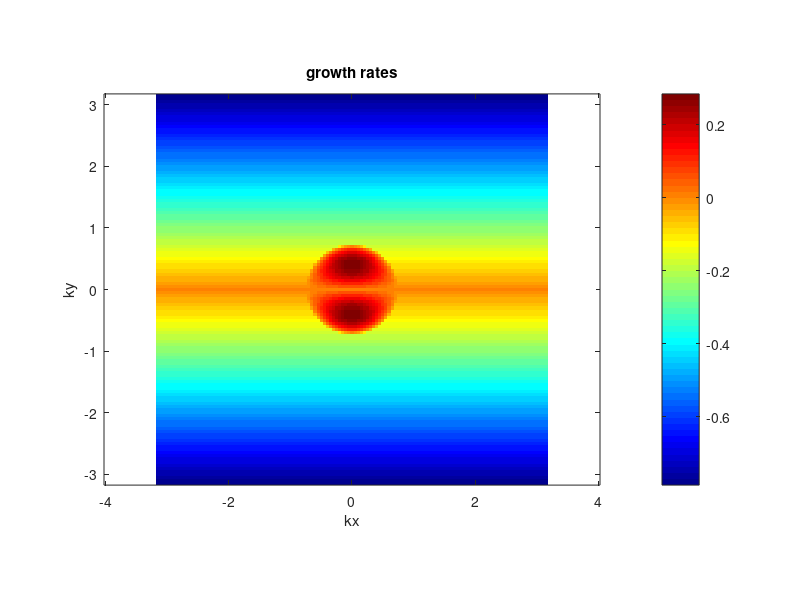
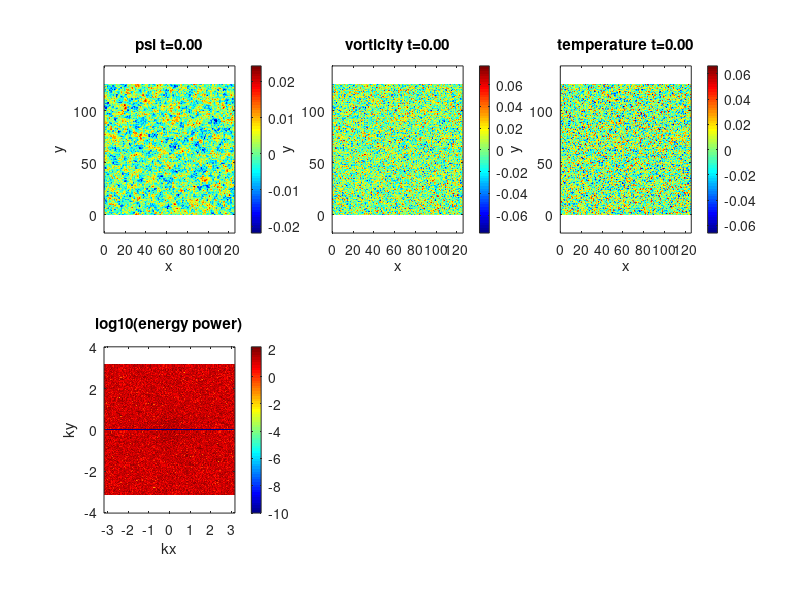

The MATLAB script that drew these images, in order: (Note: this script raises an error after producing the figures.)
function spectral_DS2d
%%%%%%%%%%%%%%%%%%%%%%%%%%%%%%%%%%%%%%%%%%%%%%%%%%%%%%%%%%%%%%%%%%%%%%%%%%%%%%%%%
% 2-field ITG model of the Dimits shift. From Ottaviani et. al. 1997            %
% with parallel dynamics neglected.                                             %
%                                                                               %
% Based off an MIT code originally made by Jean-Christophe Nave.                %
%                                                                               %
% Laplacian(psi) = w                                                            %
% u = psi_y                                                                     %
% v =-psi_x                                                                     %
%%%%%%%%%%%%%%%%%%%%%%%%%%%%%%%%%%%%%%%%%%%%%%%%%%%%%%%%%%%%%%%%%%%%%%%%%%%%%%%%%
clear all;
mkdir('newCode_tau1'); cd('newCode_tau1');
mkdir('plots');
delete('log.txt');

%CBC
RLn = 2.2;
rR = 0.18;
q = 1.4;
shat = 0.8;
ep = 2*rR;
Lna = 1/(RLn*ep);
LB = 2*(1-shat)*Lna;
Ld = 0.25;
eta=3.114;
scale=1;            % quick scale of the linear terms
mu=0;
nu=0e-4;
neo=true;

%LT=3.0; %scale*sqrt(2/pi);               % inverse temperature gradient scale
%ep=scale*0.3;            % inverse aspect ratio
%Ld=0.3;
h=1;                % hyperviscosity factor
hz=1;                % hyperviscosity factor
tau=1;          % ion temperature
hm=1;
%eta=LT;
LX=2*pi*20;      % X scale
LY=2*pi*20;      % Y scale
NX_real=128;     % resolution in x
NY_real=128;     % resolution in y
dt=1e-4;        % time step. Should start small as CFL updated can pick up the pace
max_dt=1e-2;    % Max time step after CFL adjustment
zonal=true;     % include zonal flow physics
TF=75000.0;   % final time
iF=1500000;  % final iteration, whichever occurs first
i_report=500;
TSCREEN=2000; % sreen update interval time (NOTE: plotting is usually slow)
initial_condition='random w';   %'simple vortices' 'vortices' 'random' or 'random w' 
AB_order=3; % Adams Bashforth order 1,2,3, or 4 (3 more accurate, 2 possibly more stable)
linear_term='exact'; % CN, BE, FE, or exact
simulation_type='NL'; % NL, QL, or L (nonlinear, quasilinear and linear respectively)
padding = true; % 3/2 padding, otherwise 2/3 truncation. Probably should always be true
save_plots = true; % save plots to file
cfl_cadence=5;
safety=0.3;
iRST=20000;
diagnostics=false;
pade=false;


rng('shuffle');
s=rng;

% print log file.
diary('log.txt') 
diary on;

fig1=figure(1);
set(fig1,'Position',[0, 0, 1200, 900]);

fig2=figure(2);



% ensure parameters get printed  to log.
%fprintf('mu: %.05e  nu:%.05e lT:%.05e lW:%.05e \n',mu,nu,landau_T,landau_n);
%fprintf('muh:%.05e L_T:%.05e ep:%.05e tau:%.05e\n',muh, LT,ep,tau);
%fprintf('nuz:%.05e\n',nuz);
%fprintf('LX:%.02f LY:%.02f NX:%d NY:%d\n',LX, LY, NX_real, NY_real);
%fprintf('h:%d hz:%d scale:%d Tf:%.01f iF:%d\n',h, hz, scale, TF, iF);
%fprintf('Nonlinear:%s padding:%d zonal_flows:%d\n',simulation_type, padding,zonal);
%fprintf('random seed:%d AB order:%d CFL step:%d\n',s.Seed, AB_order, cfl_cadence);

energyFile=0; 
if(strcmp(initial_condition,'restart'))
  energyFile = fopen('energy.dat','a');
else
  energyFile = fopen('energy.dat','w');
end

fprintf(energyFile,'## [1]time   [2]energy [3]enstrophy [4]ZF en [5]DW en [6]flux\n');

NX=NX_real;
NY=NY_real;
if(padding)
  NX=3*NX/2;
  NY=3*NY/2;
end

dx=LX/NX;
dy=LY/NY;
dkx=2*pi/LX;
dky=2*pi/LY;
LXnum=0:dx:LX;
LYnum=0:dy:LY;

minkx= -(NX_real/2 - 1)*dkx;
maxkx=  (NX_real/2 - 1)*dkx;
minky= -(NY_real/2 - 1)*dky;
maxky=  (NY_real/2 - 1)*dky;
kxnum= minkx:dkx:maxkx;
kynum= minky:dky:maxky;

I=sqrt(-1);

kx=dkx*ones(1,NY)'*(mod((1:NX)-ceil(NX/2+1),NX)-floor(NX/2));% matrix of wavenumbers in x direction 
ky=dky*(mod((1:NY)'-ceil(NY/2+1),NY)-floor(NY/2))*ones(1,NX);% matrix of wavenumbers in y direction 

% Cutting of frequencies using the 2/3 rule. 
% Discard asymmetric N/2 term. Otherwise reality is not enforced.
dealias=abs(kx/dkx) <1/3*NX & abs(ky/dky) <1/3*NY;


zonal_part = zeros(NY,NX);
fluct_part = ones(NY,NX);

% No damping on zonal modes. Modified Poisson equation (proper adiabatic electron response)
if(zonal)
  zonal_part(1,:) = zonal_part(1,:) + ones(1,NX);
  fluct_part = fluct_part - zonal_part;   
end


ksquare=kx.^2+ky.^2; 
ksquare(1,1) = 1;% Laplacian in Fourier space
b = tau.*ksquare;


G0 = 1.0./(1.0 + b);
G1 = 1.0./(1.0 + 0.5*b);
G2 = - 0.5* b ./ (1 + 0.5*b).^2;
if(~pade)
  G0 = exp(-b).*besseli(0,b);
  G1 = sqrt(G0);
  G2 = 0.5*b.*exp(-b).*(besseli(1,b)-besseli(0,b))./G1;
end

ksquare_poisson = (fluct_part + (1-G0)/tau);
if(tau == 0)
  ksquare_poisson = fluct_part + ksquare;
else
ksquare_poisson(1,1)=1;  % fixed Laplacian in Fourier space for Poisson's equation


if(neo)
  ksqbanana = b*q^2/rR^2;
  Gtr = 0.915966./sqrt(pi*ep*ksqbanana);
  Gtrp = 2*Gtr/pi;
  Gp = 1.0./(2*ep*sqrt(2*pi*ksqbanana));
  Gpp = 2*Gp/pi;
  ichi = 1.0./(1.83.*ep^1.5.*ksqbanana) + (1 + sqrt(8*ep)/pi.*Gtrp + (1-sqrt(8*ep)/pi).*Gpp)./(1.0+b) ...
      + sqrt(0.5*pi^3.*b).*(1 + sqrt(8*ep)/pi.*Gtr + (1-sqrt(8*ep)/pi).*Gp).*b./(1+b);
  chi=1.0./ichi;

  ksquare_poisson(1,:) =  (1-G0(1,:))/tau + chi(1,:);
  clearvars kbanan Gtr Gtrp Gp Gpp ichi chi;
end

clearvars b

%kmu = fluct_part.*(mu+muh./ksquare);             % drag force array
%ky_abs = abs(ky);                           % Landau-like damping
%ksquare_viscous=nu*(ksquare.^h);            % Viscosity array
%ksquare_viscous=nu*(ksquare.^h).*fluct_part;            % Viscosity array
%ksquare_viscous(1,:)=nuz*(ksquare(1,:).^hz);            % Viscosity array




  
end

T11 = 1;
T12 = 0;
T21 = 0;
T22 = 1;
L11 = (I.*ky.*hm./ksquare_poisson + Ld*abs(ky) + nu.*ksquare).*fluct_part;
L12 = (-I*ky.*LB).*fluct_part;
L21 = (I*ky.*eta./ksquare_poisson).*fluct_part;
L22 = (Ld*abs(ky) + nu.*ksquare).*fluct_part;


phi_n = G1./ksquare_poisson;
phi_T = G2./ksquare_poisson;
if(tau > 0)
 % T11 = (fluct_part - (G0-1)/tau)./G1;
 % T12 = -G2./G1;
 % T21 = 0;
 % T22 = 1;
  T11 = 1.0;
  T12 = 0;
  T21 = 0;
  T22 = 1.0;
  L11 = fluct_part.*(I.*ky.*hm.*(G1 + eta*G2).*phi_n - I*ky.*LB.*((2*G1 + G2).*phi_n + 2) + Ld*abs(ky) + nu.*ksquare.^h);
  L12 = fluct_part.*(I.*ky.*hm.*(G1 + eta*G2).*phi_T - I*ky.*LB.*((2*G1 + G2).*phi_T + 2)); %- Ld*abs(ky).*G2./G1;
  L21 = fluct_part.*(I.*ky.*hm.*(G2 + eta*(G1+2*G2)).*phi_n - I*ky.*LB.*((G1 + 4*G2).*phi_n + 1)); %+ Ld*abs(ky).*G2;
  L22 = fluct_part.*(I.*ky.*hm.*(G2 + eta*(G1+2*G2)).*phi_T - I*ky.*LB.*((G1 + 4*G2).*phi_T + 4) + Ld*abs(ky)+ nu.*ksquare.^h);
end

clearvars phi_n phi_t 

tDet = 1.0./(T11.*T22 - T12.*T21);
disc = sqrt((L22.*T11 - L21.*T12 - L12.*T21 + L11.*T22).^2 - 4*(L12.*L21 - L11.*L22).*(T12.*T21 - T11.*T22));
eig_un = 0.5.*tDet.*(-L22.*T11 + L21.*T12 + L12.*T21 - L11.*T22 + disc);
eig_st = 0.5.*tDet.*(-L22.*T11 + L21.*T12 + L12.*T21 - L11.*T22 - disc);

clearvars tDet disc

i=0;
k=0;
t=0.;
n_hat=0; %this is our field.
T_hat=0;
cn1=0;
cn2=0;
cn3=0;
cT1=0;
cT2=0;
cT3=0;
dt1=0;
dt2=0;
dt3=0;
u=0;
v=0;

% Define initial vorticity distribution
switch lower(initial_condition)
  case {'vortices'}
    [i,j]=meshgrid(1:NX,(1:NY));
     psi=exp(-((i*dkx-pi).^2+(j*dky-pi+pi/4).^2)/(0.2))+exp(-((i*dx-pi).^2+(j*dky-pi-pi/4).^2)/(0.2))-0.5*exp(-((i*dkx-pi-pi/4).^2+(j*dky-pi-pi/4).^2)/(0.4));
  case {'simple vortices'}
     [i,j]=meshgrid((1:NX)*(2*pi/NX),(1:NY)*(2*pi/NY));
     psi=1*sin(i).*cos(j).^2;    
  case {'random'}
     psi=1e-3*(2*rand(NX,NY) - 1);%normally 1e-3
     n_hat=ksquare.*fft2(psi);
  case {'random w'}
    w=5e-2*(2*rand(NY,NX)-1);%normally 5e-2
    n_hat=fft2(w);

      
    w = ifft2(n_hat);
    %w = w + 20*cos(15*2*pi*i);
    n_hat = fft2(w);
      
    T=5e-2*(2*rand(NY,NX)-1);%normally 5e-2
    T_hat=fft2(T);
    
    n_hat(1,:)=zeros(1,NX);
    T_hat(1,:)=zeros(1,NX);
      
    %n = ifft2(n_hat);
    %n = n + 0.2*cos(3*2*pi*i + pi);
    %n_hat = fft2(n);
      
  case {'restart'}
   readdump('restart.bin');
  case {'waves'}
    [i,j]=meshgrid((1:NX)*(2*pi/NX),(1:NY)*(2*pi/NY));
    w=20*sin(32*j) + 1e-1*cos(13*i);
    %w=2e1*sin(32*j) + 5e-2*(2*rand(NY,NX)-1);
    n_hat=fft2(w);
    % w_hat(1,:)=zeros(1,NY);
  otherwise
    disp('Unknown initial conditions !!!');
    return
end

if(padding) % ensure there's no energy in the padded region of k-space.
  n_hat=dealias.*n_hat;
  T_hat=dealias.*T_hat;
end
n_hat(1,1)=0; % Gauge condition, though not entirely necessary.
T_hat(1,1)=0;
w_hat0=n_hat; % Keep initial conditions for possible future diagnostics.

% create matrix components
calc_matrix();

if(save_plots) %plot growth rate contours
  plotGrowth();
end

while t<TF && i<iF
  psi_hat = (G1.*n_hat+ G2.*T_hat)./ksquare_poisson;  % Solve Poisson's Equation
  if(any(isnan(n_hat(:)))) % Something really bad has happened.
    fprintf('Divergence at iteration: %d\n',i);
    return;
  end
  
  if(mod(i,i_report)==0)
    fprintf('iteration: %d    dt:%.02e     t:%.03e \n',i,dt,t); 
    diary off; %flush diary
    diary on;
  end
     
  if (mod(i,iRST) == 0)
    dump('restart.bin');
  end
     
  %if(t > nextScreen && with_plotting)
    
  if (mod(i,TSCREEN)== 0) 
    plotfunc();
    nextScreen = t + TSCREEN;
  end
   
  % Compute the potential and get the velocity and gradient of vorticity
  conv_hat = 0;
    
  switch upper(simulation_type)
    case {'NL'} %full non-linear
      uhat = -I*ky.*G1.*psi_hat;
      vhat =  I*kx.*G1.*psi_hat;
      n_xhat = I*kx.*n_hat;
      n_yhat = I*ky.*n_hat;
      T_xhat = I*kx.*T_hat;
      T_yhat = I*ky.*T_hat;
            
            
      % dealiasing here truncates if not padded, other it has no effect
      u  =real(ifft2(dealias.*uhat));      % Compute  y derivative of stream function ==> u
      v  =real(ifft2(dealias.*vhat));      % Compute -x derivative of stream function ==> v
      n_x=real(ifft2(dealias.*n_xhat));      % Compute  x derivative of vorticity
      n_y=real(ifft2(dealias.*n_yhat));
      T_x=real(ifft2(dealias.*T_xhat));
      T_y=real(ifft2(dealias.*T_yhat));
      conv_n     = (u.*n_x + v.*n_y);         % evaluate the convective derivative (u,v).grad(w)   
      conv_T     = (u.*T_x + v.*T_y);         % evaluate the convective derivative (u,v).grad(w) 
            
      if(tau > 0 )
        u2hat = -I*ky.*G2.*psi_hat;
        v2hat =  I*kx.*G2.*psi_hat;          
        u2=real(ifft2(dealias.*u2hat)); 
        v2=real(ifft2(dealias.*v2hat));
        conv_n2 = (u2.*T_x + v2.*T_y);
        conv_T2 = (u2.*n_x + v2.*n_y) + 2*(u2.*T_x + v2.*T_y);
        conv_n = conv_n + conv_n2;
        conv_T = conv_T + conv_T2;
      end
            
      conv_n_hat = fft2(conv_n);              % go back to Fourier space
      conv_T_hat = fft2(conv_T);              % go back to Fourier space
 
    case {'QL'} %quasi-linear
      %for zonal part
      uphat = -ky.*fluct_part.*psi_hat;
      vphat =  kx.*fluct_part.*psi_hat;
        
      %for fluctuation part
      U_hat = kx.*zonal_part.*psi_hat;
      U_xxhat = (kx.^2).*U_hat;
      w_yhat = ky.*fluct_part.*n_hat;       
        
      % dealiasing here truncates if not padded, other it has no effect
      u_f  =real(ifft2(dealias.*uphat));      % Compute  y derivative of stream function ==> u
      v_f  =real(ifft2(dealias.*vphat));      % Compute -x derivative of stream function ==> v
      U    =real(ifft2(dealias.*U_hat));      % Compute zonal velocity
      U_xx =real(ifft2(dealias.*U_xxhat));      % Compute zonal velocity
      n_y  =real(ifft2(dealias.*w_yhat));
      conv_fluct = U.*n_y + u_f.*U_xx;         % evaluate the convective derivative (u,v).grad(w)   
      conv_zonal = u_f.*v_f;         % evaluate the convective derivative (u,v).grad(w)       
      conv_fluct_hat = fft2(conv_fluct);               % go back to Fourier space
      conv_zonal_hat = fft2(conv_zonal);
      conv_hat = fluct_part.*conv_fluct_hat + (kx.^2).*zonal_part.*conv_zonal_hat;
    case {'L'}%full linear 
            %do nothing
    otherwise
      disp('Unknown simulation type.');
      return
  end    
   
  if(padding)
    conv_n_hat = dealias.*conv_n_hat;
    conv_T_hat = dealias.*conv_T_hat;
  end
    
  if(mod(i+1,cfl_cadence)==0) % compute new timestep from CFL condition.
    abs_u=abs(u);
    abs_v=abs(v);
    maxV= max(abs_u(:))/dx + max(abs_v(:))/dy;
    new_dt=0;
    if(maxV>0)
      new_dt=1/maxV;
    else
      new_dt=inf;
    end
    new_dt_corr=min(max(0.5*dt,min(safety*new_dt,1.1*dt)),max_dt);
    if(dt ~= new_dt_corr)
      dt=new_dt_corr;
      % create matrix components
      calc_matrix()
    end
  end
    
  AB1=1.0; AB2=0; AB3=0; AB4=0;
  
  if (i < 1 || AB_order == 1) %F orward-Euler to generate history. Should run a small time-step at first. 
  elseif (i < 2 || AB_order == 2)
    w1=dt1/dt;
    AB1=(1.0 + 0.5*w1);
    AB2=0.5*w1;
  elseif (i < 3 || AB_order == 3)
    w1=dt1/dt;
    w2=dt2/dt;
    AB1=(2.0 + 3.0*w2 + 6.0*w1*(1+w1+w2))/(6.0*w1*(w1+w2));
    AB2=(2.0 + 3.0*w1 + 3.0*w2)/(6.0*w1*w2);
    AB3=(2.0 + 3.0*w1)/(6.0*w2*(w1+w2));
  elseif (i < 4 || AB_order == 4)
    w1=dt1/dt;
    w2=dt2/dt;
    w3=dt3/dt;
    AB1=(3.0 + 8.0*w2 + 4.0*w3 + 6.0*(2*w1^3 + w2*(w2+w3) +2.0*w1*(1.0+w2)*(1.0+w2+w3) + w1^2*(3.0 + 4.0*w2+2*w3)));
    AB1=AB1/(12.0*w1*(w1+w2)*(w1+w2+w3));
    AB2=(3.0 + 6.0*(w1+w2)*(w1+w2+w3) + 4.0*(2.0*(w1+w2)+w3))/(12.0*w1*w2*(w2+w3));
    AB3=(3.0 + 6.0*w1*(w1+w2+w3)+4.0*(2.0*w1 + w2+w3))/(12.0*w2*(w1+w2)*w3);
    AB4=(3.0 + 6.0*w1*(w1+w2)+4.0*(2.0*w1 + w2))/(12.0*w3*(w2+w3)*(w1+w2+w3));
  end
  
    
    
  switch upper(linear_term) %deprecated for now
    case {'CN'} %crank nicolson
     %       L1=(1 + 0.5*dt*lin_growth)./(1 - 0.5*dt*lin_growth);
     %       L2=dt./(1 - 0.5*dt*lin_growth);    
    case {'BE'} %backward euler
     %       L1=1.0./(1 - dt*lin_growth);
     %       L2=dt./(1 - dt*lin_growth);    
    case {'EXACT'}%exact
     %       L1=exp(dt*lin_growth);
     %       L2=dt*L1;   
     %       %conv_hat = exp(-t*lin_growth).*conv_hat;
     %       B=B.*exp((dt1)*lin_growth);
     %       C=C.*exp((dt1+dt2)*lin_growth);
     %       D=D.*exp((dt1+dt2+dt3)*lin_growth);
    otherwise
      disp('Unknown linear handling type.');
      return;
  end
    
  Qn = C11.*n_hat + C12.*T_hat - dt*(AB1*conv_n_hat - AB2*cn1 + AB3*cn2 - AB4*cn3);
  QT = C21.*n_hat + C22.*T_hat - dt*(AB1*conv_T_hat - AB2*cT1 + AB3*cT2 - AB4*cT3);
    

  % Compute Solution at the next step
  % Implicitly solve the linear term with 2nd order Cracnk-Nicholson
  w_hat_new = B11.*Qn + B12.*QT;
  n_hat_new = B21.*Qn + B22.*QT;
  
  t=t+dt;
  i=i+1;
        
  cn3=cn2;
  cn2=cn1;
  cn1=conv_n_hat;

  cT3=cT2;
  cT2=cT1;
  cT1=conv_T_hat;
    
  dt3=dt2;
  dt2=dt1;
  dt1=dt;
    
  n_hat=dealias.*w_hat_new;  
  T_hat=dealias.*n_hat_new;
  n_hat(1,1)=0;
  T_hat(1,1)=0;
    
  if(mod(i,1000)==0) % ensure reality
    n_hat=(fft2(real(ifft2(n_hat))));
    T_hat=(fft2(real(ifft2(T_hat))));
  end
    
end
fclose(energyFile);

%write final state 
fprintf('Simulation ended at time %.03e and iteration %d\n',t,i);
fileID=fopen('final_state.bin','w');
fwrite(fileID,n_hat);
fclose(fileID);

if(strcmp(upper(simulation_type),'L') && diagnostics)
  w0f=w_hat0.*exp(t*lin_growth); 
  comp=abs(n_hat-w0f)./abs(w0f);
  fprintf('Maximum linear error:%e\n',max(comp(:)));
end

  function calc_matrix()      
  % create matrix components
    A11 = T11 + 0.5*dt*L11;
    A12 = T12 + 0.5*dt*L12;
    A21 = T21 + 0.5*dt*L21;
    A22 = T22 + 0.5*dt*L22;
    C11 = T11 - 0.5*dt*L11;
    C12 = T12 - 0.5*dt*L12;
    C21 = T21 - 0.5*dt*L21;
    C22 = T22 - 0.5*dt*L22;
    D= A11.*A22 - A12.*A21;
    B11= A22./D;
    B12=-A12./D;
    B21=-A21./D;
    B22= A11./D;
  end


  function plotGrowth()
    lin_growth = real(eig_un);
    subplot(1,1,1);
    plotg=0;
    if(padding)
      plotg=circshift(dealias.*lin_growth,[NY_real/2,NX_real/2]); 
      plotg=plotg(2:NY_real,2:NX_real);
    else
      plotg=circshift(dealias.*lin_growth,[NY_real/2,NX_real/2]); 
      plotg=plotg(2:NY_real,2:NX_real);
    end
    grow=real(plotg);
    numel(find(grow(:)>0))
    max(grow(:))

    imagesc(kxnum,kynum,real(plotg)), axis equal tight, colorbar;
    set(gca,'Ydir','Normal')
    colormap(jet)
    title('growth rates');    
    xlabel('kx');
    ylabel('ky');
    if(save_plots)
      saveas(gcf,'growth.png');
    end
    drawnow
  end
  function plotfunc()
           % Go back in real space omega in real space for plotting
    diary off; %flush diary
    diary on;
    w_curr=n_hat;
    psi_curr=psi_hat;
    psi=real(ifft2(psi_curr));
    w=real(ifft2(w_curr)); 
    T=real(ifft2(T_hat));
    psi_y=real(ifft2(I*ky.*psi_curr));
        
    enstrophy = 0.5*(T_hat-w_curr).*conj(T_hat-w_curr);
    energy = 0.5*real(conj(psi_curr).*w_curr+ T_hat.*conj(T_hat));
    flux = psi_y.*T;
        
    enstrophy_tot = sum(enstrophy(:))/(NX*NY)^2;
    energy_tot    = sum(energy(:))/(NX*NY)^2; 
    flux_tot = sum(flux(:))/(NX*NY);
    ZF_energy = sum(sum(zonal_part.*energy))/(NX*NY)^2;
    DW_energy = sum(sum(fluct_part.*energy))/(NX*NY)^2;
        
    fprintf(energyFile,'%e %e %e %e %e %e\n',t,energy_tot,enstrophy_tot,ZF_energy,DW_energy, flux_tot);
             
    if(padding)
      enstrophy=circshift(enstrophy,[NY_real/2,NX_real/2]); 
      enstrophy=enstrophy(2:NY_real,2:NX_real);
      energy=circshift(energy,[NY_real/2,NX_real/2]); 
      energy=energy(2:NY_real,2:NX_real);
    else
      enstrophy=circshift(enstrophy,[NY_real/2,NX_real/2]); 
      enstrophy=enstrophy(2:NY_real,2:NX_real);
      energy=circshift(energy,[NY_real/2,NX_real/2]); 
      energy=energy(2:NY_real,2:NX_real);
    end
      
    wlog=max(log10(enstrophy),-10);
    energylog=max(log10(energy),-10);
    colorbar;
    set(0,'CurrentFigure',fig1);
    subplot(2,3,1)
    imagesc(LXnum,LYnum,psi), axis equal tight,c=colorbar();
    set(gca,'Ydir','Normal')
    colormap(jet)
    title(sprintf('psi t=%.02f',t));
    xlabel('x');
    ylabel('y');
    %ax = gca; axpos = ax.Position; cpos = c.Position;cpos(3) = 0.5*cpos(3); c.Position = cpos; ax.Position = axpos;
    subplot(2,3,2)
    imagesc(LXnum,LYnum,w), axis equal tight,c=colorbar();
    title(sprintf('vorticity t=%.02f',t));
    set(gca,'Ydir','Normal')
    xlabel('x');
    ylabel('y');
    %ax = gca; axpos = ax.Position; cpos = c.Position;cpos(3) = 0.5*cpos(3); c.Position = cpos; ax.Position = axpos;
    subplot(2,3,3);
    imagesc(LXnum,LYnum,T), axis equal tight,c=colorbar();
    title(sprintf('temperature t=%.02f',t));
    set(gca,'Ydir','Normal')
    xlabel('x');
    ylabel('y');
    subplot(2,3,4);
    %ax = gca; axpos = ax.Position; cpos = c.Position;cpos(3) = 0.5*cpos(3); c.Position = cpos; ax.Position = axpos;

    imagesc(kxnum,kynum, energylog), axis equal tight,c=colorbar();
    title('log10(energy power)');    
    set(gca,'Ydir','Normal')
    xlabel('kx');
    ylabel('ky');
    ax = gca; axpos = ax.Position; cpos = c.Position;cpos(3) = 0.5*cpos(3); c.Position = cpos; ax.Position = axpos;
    h=subplot(2,3,5);
    imagesc(kxnum,kynum,wlog), axis equal tight,c=colorbar();
    set(gca,'Ydir','Normal')
    xlabel('kx');
    ylabel('ky');
    title('log10(enstrophy power)');    
    %ax = gca; axpos = ax.Position; cpos = c.Position;cpos(1) = 0.5*cpos(1); c.Position = cpos; ax.Position = axpos;

    h=subplot(2,3,6);
    imagesc(kxnum,kynum,wlog), axis equal tight,c=colorbar();
    set(gca,'Ydir','Normal')
    xlabel('kx');
    ylabel('ky');
    title('log10(temperature power)');    
        
     %ax = gca; axpos = ax.Position; cpos = c.Position;cpos(3) = 0.5*cpos(3); c.Position = cpos; ax.Position = axpos;

    if(save_plots)
      % saveas(gcf,sprintf('plots/fig_%d.png',k));
      figs=gcf;
      figs.PaperUnits = 'inches';
      figs.PaperPosition=[0 0 16 8];
      print(sprintf('plots/fig_%d.png',k),'-dpng','-r0');
    end
    drawnow
    set(0,'CurrentFigure',fig2);
    kx_spec=energylog(NY_real/2,:);
    ky_spec=energylog(:,NX_real/2);
    kx_spec(NX_real/2)=0.5*(kx_spec(NX_real/2-1)+kx_spec(NX_real/2+1)); 
    ky_spec(NY_real/2)=0.5*(ky_spec(NY_real/2-1)+ky_spec(NY_real/2+1)); 
    [~,Ix] = max(kx_spec(:));
    [~,Iy] = max(ky_spec(:));
    if(diagnostics)
      disp(sprintf('%.10e %.10e',energy_tot,enstrophy_tot));
      disp(sprintf('Maximum DW mode:%.01f    Maximum ZF mode:%.01f',kynum(Iy), kxnum(Ix)));
    end
    plot(kxnum,kx_spec,kynum,ky_spec);
    legend('Zonal (ky=0)','DW (kx=0)');
    title(sprintf('DW/Zonal energy spectrum t=%.02f',t));
    xlabel('k');
    if(save_plots)
      saveas(gcf,sprintf('plots/k_spec_%d.png',k));
    end
    drawnow
    k=k+1; 
  end

  function dump(filename)
    fileID=fopen(filename,'w');
    fwrite(fileID,t,'double');
    fwrite(fileID,dt,'double');
    fwrite(fileID,i,'int');
    fwrite(fileID,k,'int');
    fwrite(fileID,dt1,'double');
    fwrite(fileID,dt2,'double');
    fwrite(fileID,dt3,'double');
    fwrite(fileID,real(cn1),'double'); fwrite(fileID,imag(cn1),'double');
    fwrite(fileID,real(cn2),'double'); fwrite(fileID,imag(cn2),'double');
    fwrite(fileID,real(cn3),'double'); fwrite(fileID,imag(cn3),'double');
    fwrite(fileID,real(cT1),'double'); fwrite(fileID,imag(cT1),'double');
    fwrite(fileID,real(cT2),'double'); fwrite(fileID,imag(cT2),'double');
    fwrite(fileID,real(cT3),'double'); fwrite(fileID,imag(cT3),'double');
    fwrite(fileID,real(n_hat),'double');fwrite(fileID,imag(n_hat),'double');
    fwrite(fileID,real(T_hat),'double');fwrite(fileID,imag(T_hat),'double');
    fclose(fileID);
  end

  function readdump(filename)
    fileID=fopen(filename,'r');
    t=fread(fileID,1,'double');
    dt=fread(fileID,1,'double');
    i=fread(fileID,1,'int');
    k=fread(fileID,1,'int');
    dt1=fread(fileID,1,'double');
    dt2=fread(fileID,1,'double');
    dt3=fread(fileID,1,'double');
      
    cn1=fread(fileID,[NY NX],'double')+I*fread(fileID,[NY NX],'double');
    cn2=fread(fileID,[NY NX],'double')+I*fread(fileID,[NY NX],'double');
    cn3=fread(fileID,[NY NX],'double')+I*fread(fileID,[NY NX],'double');
    cT1=fread(fileID,[NY NX],'double')+I*fread(fileID,[NY NX],'double');
    cT2=fread(fileID,[NY NX],'double')+I*fread(fileID,[NY NX],'double');
    cT3=fread(fileID,[NY NX],'double')+I*fread(fileID,[NY NX],'double');
    n_hat=fread(fileID,[NY NX],'double')+I*fread(fileID,[NY NX],'double');
    T_hat=fread(fileID,[NY NX],'double')+I*fread(fileID,[NY NX],'double');
    fclose(fileID);  
  end
end
